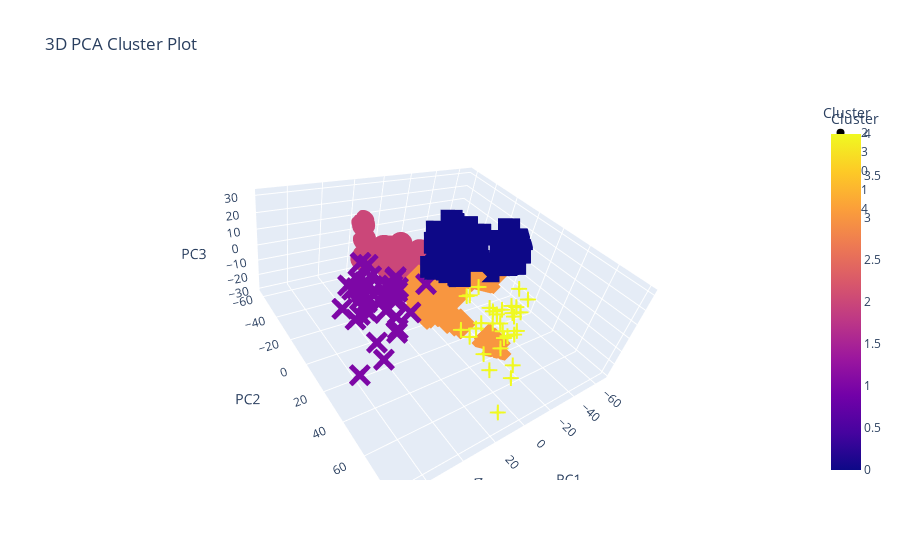

The notebook cell saved with this chart:
### Markdown cell above
3D Cluster Visualization

### Code cell
from sklearn.decomposition import PCA
import plotly.express as px

# Reduce dimensions if more than 3 features
features = ['Age', 'Annual Income (k$)', 'Spending Score (1-100)']
X = df[features]
pca = PCA(n_components=3)
pcs = pca.fit_transform(X)
df[['PC1','PC2','PC3']] = pcs

fig = px.scatter_3d(df, x='PC1', y='PC2', z='PC3',
                    color='Cluster', symbol='Cluster',
                    title='3D PCA Cluster Plot')
fig.show()
